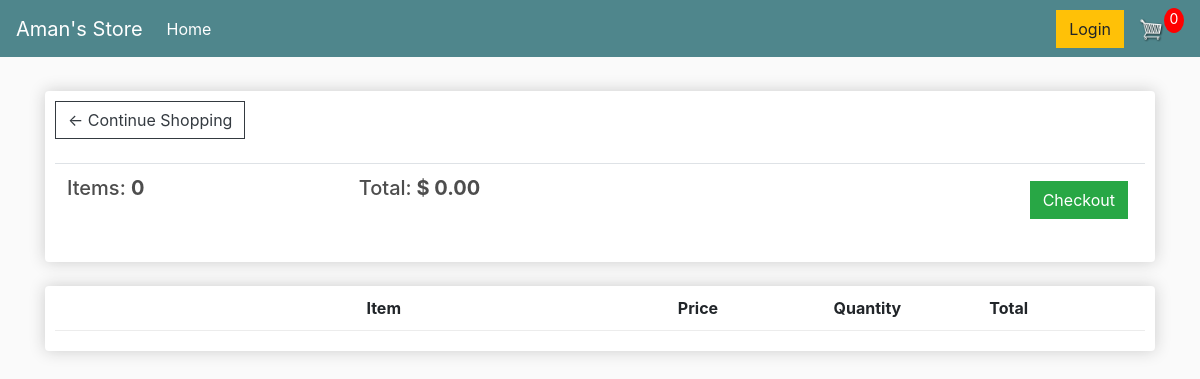
/cart/ (signed in), run on an earlier commit of the app's database.
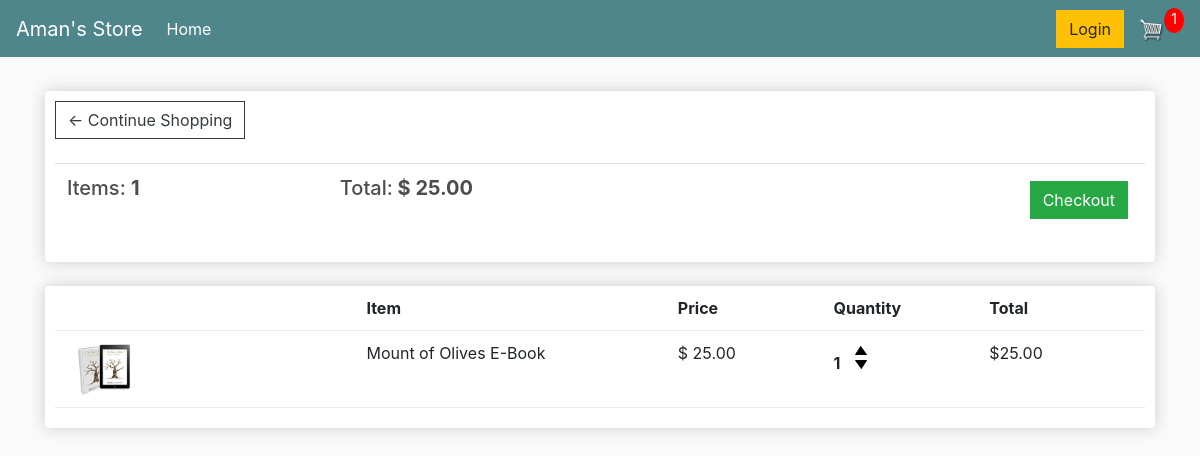
And on a later commit of the database.
### store/models.py (models this page shows, shortened)
class Order(models.Model):
	customer = models.ForeignKey(Customer, on_delete=models.SET_NULL, null=True, blank=True)
	date_ordered = models.DateTimeField(auto_now_add=True)
	complete = models.BooleanField(default=False)
	transaction_id = models.CharField(max_length=100, null=True)
	@property
	def get_cart_total(self):
		orderitems = self.orderitem_set.all()
		total = sum([item.get_total for item in orderitems])
		return total
	@property
	def get_cart_items(self):
		orderitems = self.orderitem_set.all()
		total = sum([item.quantity for item in orderitems])
		return total

class OrderItem(models.Model):
	product = models.ForeignKey(Product, on_delete=models.SET_NULL, null=True)
	order = models.ForeignKey(Order, on_delete=models.SET_NULL, null=True)
	quantity = models.IntegerField(default=0, null=True, blank=True)
	date_added = models.DateTimeField(auto_now_add=True)
	@property
	def get_total(self):
		total = self.product.price * self.quantity
		return total

class Product(models.Model):
	name = models.CharField(max_length=200)
	price = models.FloatField()
	digital = models.BooleanField(default=False,null=True, blank=True)
	image = models.ImageField(null=True, blank=True)
	@property
	def imageURL(self):
		try:
			url = self.image.url
		except:
			url = ''
		return url

### store/views.py (the view)
# urls.py: path('cart/', views.cart, name="cart"),
def cart(request):
    if request.user.is_authenticated:
        customer = request.user.customer
        order, created = Order.objects.get_or_create(customer=customer, complete=False)
        items = order.orderitem_set.all()
        cartItems = order.get_cart_items
    else:
        items = []
        order = {'get_cart_total':0, 'get_cart_items':0, 'shipping':False}
        cartItems = order['get_cart_items']
    context = {'items':items, 'order':order, 'cartItems':cartItems}
    return render(request, 'store/cart.html', context)

### store/templates/store/cart.html
{% extends 'store/main.html' %}
{% load static %}
{% block content %}
<div class="row">
  	<div class="col-lg-12">
      <div class="box-element">
          <a  class="btn btn-outline-dark" href="{% url 'store' %}">&#x2190; Continue Shopping</a>
          <br>
          <br>
          <table class="table">
            <tr>
              <th><h5>Items: <strong>{{ order.get_cart_items }}</strong></h5></th>
              <th><h5>Total:<strong> $ {{ order.get_cart_total|floatformat:2 }}</strong></h5></th>
              <th>
                <a  style="float:right; margin:5px;" class="btn btn-success" href="{% url 'checkout' %}">Checkout</a>
              </th>
            </tr>
          </table>
  		</div>
  		<br>
  		<div class="box-element">
          <div class="cart-row">
    					<div style="flex:2"></div>
    					<div style="flex:2"><strong>Item</strong></div>
    					<div style="flex:1"><strong>Price</strong></div>
    					<div style="flex:1"><strong>Quantity</strong></div>
    					<div style="flex:1"><strong>Total</strong></div>
  				</div>
          {% for item in items %}
            <div class="cart-row">
      					<div style="flex:2"><img class="row-image" src="{{ item.product.imageURL }}"></div>
      					<div style="flex:2"><p>{{ item.product.name }}</p></div>
      					<div style="flex:1"><p>$ {{ item.product.price|floatformat:2 }}</p></div>
      					<div style="flex:1">
      						<p class="quantity">{{ item.quantity }}</p>
      						<div class="quantity">
      							<img data-product='{{item.product.id}}' data-action='add' class="chg-quantity update-cart" src="{% static  'store/images/arrow-up.png' %}">
      							<img data-product='{{item.product.id}}' data-action='remove' class="chg-quantity update-cart" src="{% static  'store/images/arrow-down.png' %}">
      						</div>
      					</div>
      					<div style="flex:1"><p>${{ item.get_total|floatformat:2 }}</p></div>
  				  </div>
          {% endfor %}
  		</div>
  	</div>
</div>
{% endblock content %}

What changed in the data, as far as the page shows it:
computed for Order: get_cart_items "0" → "1"; get_cart_total "0.00" → "25.00"
added OrderItem: product.imageURL (picture), product.name "Mount of Olives E-Book", product.price "25.00", quantity "1", get_total "25.00"
Also different on the page:
{{ cartItems }}: "0" → "1"
